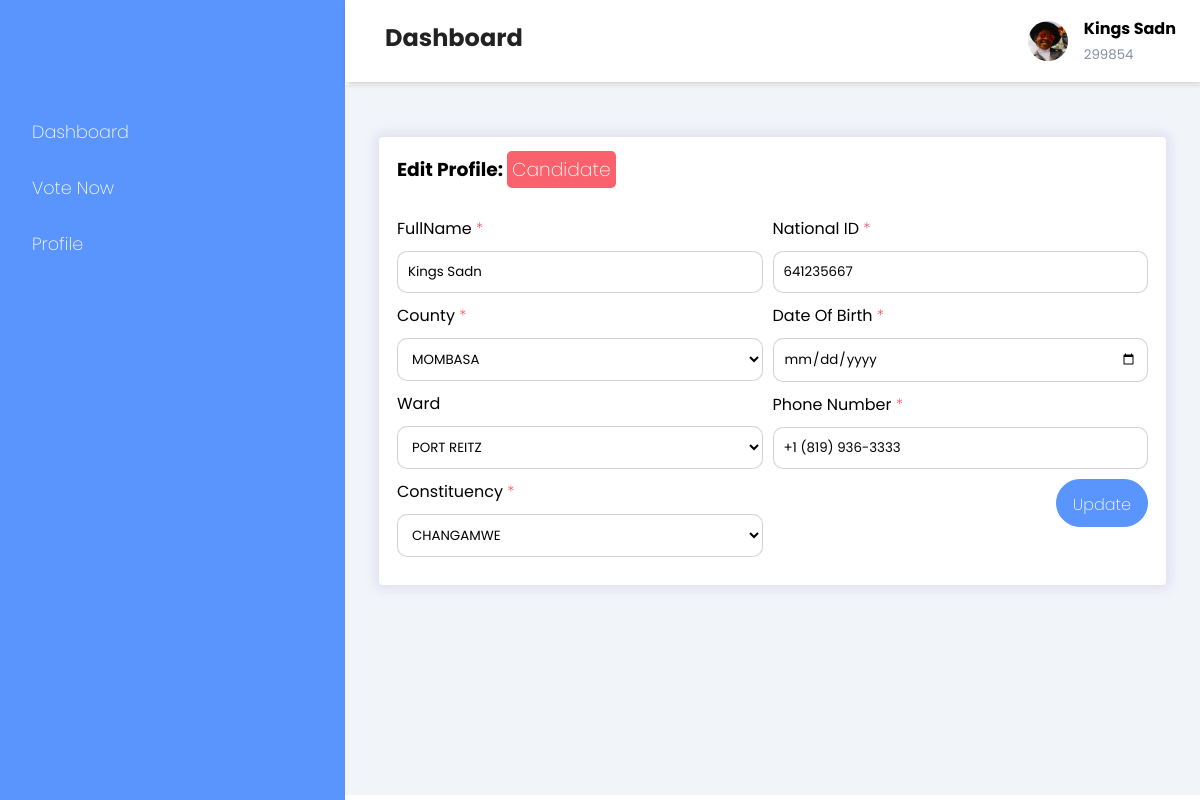
Page /admin/profile.php?edit_profile (signed in) on the committed database.
### tables this page shows
CREATE TABLE `users` (
  `id` int(11) NOT NULL,
  `voter_id` int(11) NOT NULL,
  `fullname` varchar(255) NOT NULL,
  `date_of_birth` varchar(255) DEFAULT NULL,
  `national_id` int(11) NOT NULL,
  `phone_number` varchar(255) NOT NULL,
  `county` varchar(255) NOT NULL,
  `constituency` varchar(255) NOT NULL,
  `ward` varchar(255) NOT NULL,
  `is_admin` tinyint(1) DEFAULT NULL,
  `is_voter` tinyint(1) DEFAULT NULL,
  `is_candidate` tinyint(1) DEFAULT NULL,
  `party` varchar(255) DEFAULT NULL,
  `position` varchar(255) DEFAULT NULL,
  `is_verified` int(11) NOT NULL DEFAULT 0,
  `password` text NOT NULL,
  `created_at` timestamp NOT NULL DEFAULT current_timestamp()
);

### functions/functions.php (called while the page is built, shortened)
<?php include "../db/helpers.php";
if (isset($_GET['edit_profile'])) {
    $voter_id = $_SESSION["voter_id"];
    $sql = "SELECT * FROM users WHERE voter_id = '$voter_id' LIMIT 1";
    $result = query($sql);
    if (mysqli_num_rows($result) == 1) {
        while ($row = fetch_array($result)) {
            $fullname = $row['fullname'];
            $national_id = $row['national_id'];
            $phone_number = $row['phone_number'];
            $is_admin = $row['is_admin'];
            $is_candidate = $row['is_candidate'];
            if ($is_admin) {
                $role = "Admin";
            } elseif ($is_candidate) {
                $role = "Candidate";
            } else {
                $role = "Voter";
            }
        }
    } else {
        redirect("index.php");
    }
}

### admin/profile.php (the view, shortened to what this page needs)
<?php
include "../shared/header.php";
?>
<div class="main-content">
    <?php include "../shared/top-nav.php" ?>
    <main>
        <div class="add-user-grid">
            <div class="add-users">
                <div class="card">
                    <div class="card-header">
                        <h3>Edit Profile: <span class="badge bg-secondary"><?php echo $role ?></h3>
                    </div>
                    <div class="card-body">
                        <form action="<?php echo htmlspecialchars($_SERVER["PHP_SELF"]); ?>" method="post">
                            <div class="row">
                                <div class="col-6 pr-5">
                                    <label for="fullname">FullName <span class="text-danger">*</label>
                                    <input type="text" id="fullname" name="fullname" placeholder="FullName" value="<?php echo $fullname ?>" required><br>
                                    <label for="county">County <span class="text-danger">*</label>
                                    <select id="county" name="county" required>
                                        <?php echo counties() ?>
                                    </select>
                                    <label for="ward">Ward</label>
                                    <select id="ward" name="ward" required>
                                    </select>
                                    <label for="constituency">Constituency <span class="text-danger">*</label>
                                    <select id="constituency" name="constituency" required>
                                        <?php echo constituency() ?>
                                    </select>
                                </div>
                                <div class="col-6">
                                    <label for="nationalID">National ID <span class="text-danger">*</label>
                                    <input type="number" id="nationalID" name="national_id" placeholder="Minimum of 8 digits required..." value="<?php echo $national_id ?>" required><br>
                                    <label for="date">Date Of Birth <span class="text-danger">*</label>
                                    <input type="date" id="date" name="date_of_birth" value="<?php echo $date_of_birth ?>" required><br>
                                    <label for="phonenumber">Phone Number <span class="text-danger">*</label>
                                    <input type="text" id="phonenumber" name="phone_number" placeholder="Please enter valid phone number..." value="<?php echo $phone_number ?>" required><br>
                                    <div class="create-btn">
                                        <button type="submit" class="button" name="update_profile"><span class="las la-save"></span><span>Update</span></button>
                                    </div>
                                </div>
                            </div>
                        </form>
                    </div>
                </div>
            </div>
        </div>
    </main>
</div>
<?php include "../shared/footer.php"; ?>

### assets/css/index.css (style rules this page uses)
* { margin: 0; padding: 0; box-sizing: border-box; font-family: 'Poppins'; list-style-type: none; text-decoration: none; }
:root { --main-color: #5995fd; --color-dark: #1d2231; --text-grey: #8390a2; }
.col-6 { width: 50%; float: left; }
.main-content { margin-left: 345px; transition: margin-left 300ms; }
main { margin-top: 85px; padding: 2rem 1.5rem; background: #f1f5f9; min-height: calc(100vh - 90px); }
.card { background: #fff; border-radius: 5px; }
.card-body, .card-header { padding: 1rem; }
.card-header { display: flex; justify-content: space-between; align-items: center; }
.bg-secondary { background-color: #f9616d; padding: 5px; border-radius: 5px; color: #fff; }
.button { background-color: #5995fd; border-radius: 25px; color: #fff; font-size: 1rem; padding: .5rem 1rem; border: 1px solid var(--main-color); }
#fullname, #phonenumber, #password, #password2, #nationalID, #county, #date, #constituency, #ward, #role, #position, #party { width:100%; padding: 10px; margin: 10px 0; margin-left: 0px; border: 1px solid rgba(128, 128, 128, 0.356) ; border-radius: 10px; background-color: #fff; }
.card { text-align: left; position: relative; display: flex; flex-direction: column; word-wrap: break-word; background-color: #fff; background-clip: border-box; border: 2px solid #fff; border-radius: 0.25rem; }
.row { display: flex; flex-wrap: wrap; }
.text-danger { color: #dc3545!important; }
.create-btn { display: flex; justify-content: flex-end; }
.card { position: relative; display: flex; flex-direction: column; min-width: 0; margin-top: 20px; margin-inline: 10px; word-wrap: break-word; background-color: #fff; background-clip: border-box; border: 2px solid #fff; border-radius: 0.25rem; box-shadow: 0 0 11px 5px rgb(103 58 183 / 10%); transition: all 300ms ease-in-out; -webkit-transition: all 300ms ease-in-out; }
span { font-weight: 200; }

### shared/header.php (style rules this page uses)
.pr-5 { padding-right: 10px; }

### rows in the picture
users: role "Candidate", fullname "Kings Sadn", national_id "641235667", phone_number "+1 (819) 936-3333"

### other values in the picture
$_SESSION["name"] "Kings Sadn"
$_SESSION["voter_id"] "299854"
form field county "MOMBASA"
form field ward "PORT REITZ"
form field constituency "CHANGAMWE"
